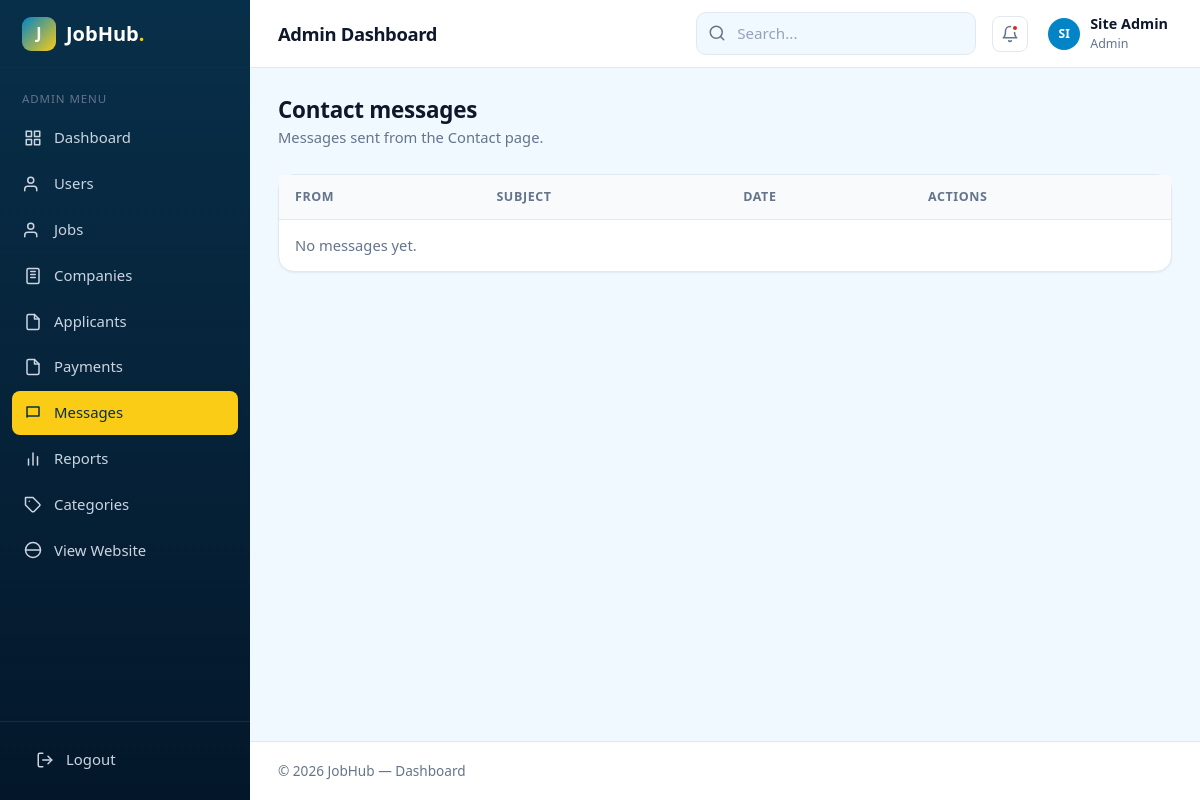
/admin/messages.php (signed in), run on an earlier commit of the app's database.
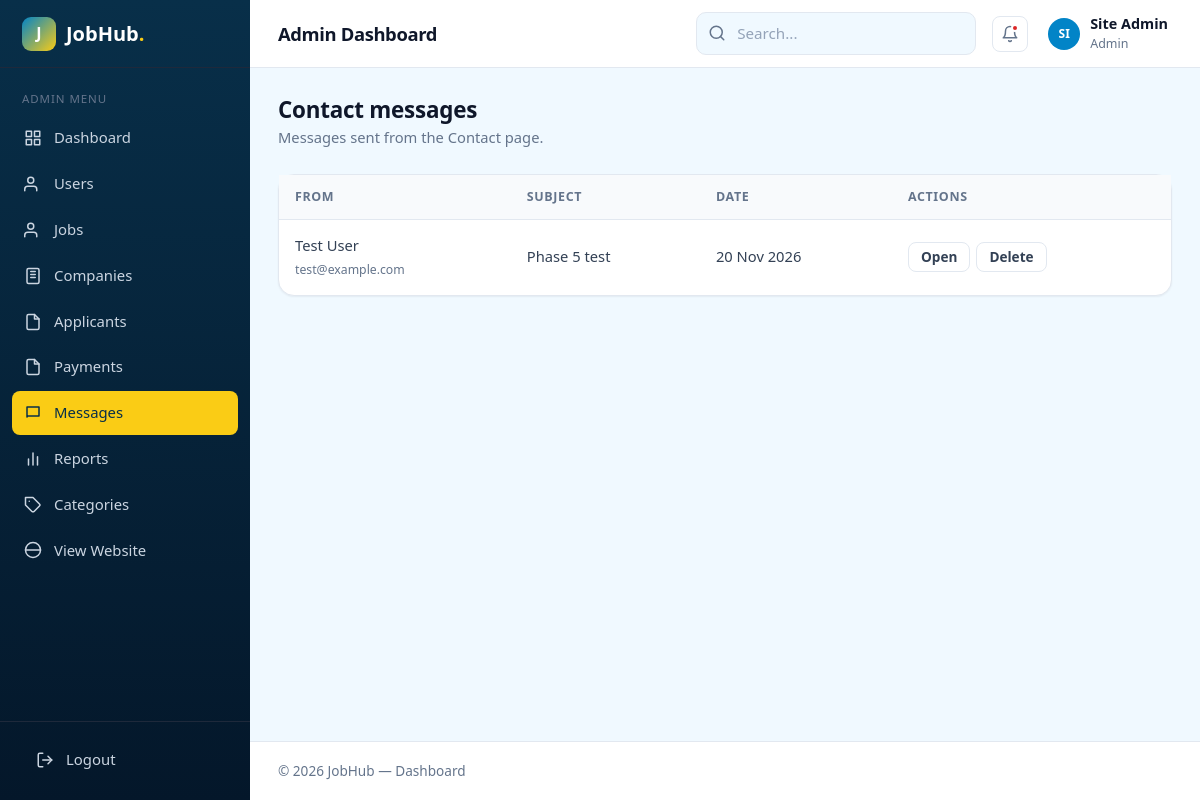
And on a later commit of the database.
### tables this page shows
CREATE TABLE `contact_messages` (
  `id` int UNSIGNED NOT NULL,
  `name` varchar(100) NOT NULL,
  `email` varchar(150) NOT NULL,
  `subject` varchar(150) DEFAULT NULL,
  `message` text NOT NULL,
  `is_read` tinyint(1) NOT NULL DEFAULT '0',
  `created_at` timestamp NOT NULL DEFAULT CURRENT_TIMESTAMP
);

### admin/messages.php (the view, shortened to what this page needs)
<?php
include('../dbconfig.php');
$messages = $conn->query("SELECT * FROM contact_messages ORDER BY id DESC");
?>
<!DOCTYPE html>
<html lang="en">
<head>
  <link rel="stylesheet" href="../assets/css/style.css?v=2">
</head>
<body class="dash-body">
<?php include('include/leftbar.php'); ?>
<?php include('include/header.php'); ?>
<main class="dash-content">
  <div class="page-actions"><div><h2>Contact messages</h2><p>Messages sent from the Contact page.</p></div></div>
  <div class="card">
    <div class="table-wrap">
      <table class="table">
        <thead><tr><th>From</th><th>Subject</th><th>Date</th><th>Actions</th></tr></thead>
        <tbody>
        <?php if ($messages->num_rows == 0) { ?><tr><td colspan="4" class="muted">No messages yet.</td></tr><?php } ?>
        <?php while ($m = $messages->fetch_assoc()) { ?>
          <tr>
            <td><?php echo htmlspecialchars($m['name']); ?><br><small class="muted"><?php echo htmlspecialchars($m['email']); ?></small></td>
            <td><?php echo htmlspecialchars($m['subject'] ? $m['subject'] : '(no subject)'); ?></td>
            <td><?php echo date('d M Y', strtotime($m['created_at'])); ?></td>
            <td><div class="actions">
              <a class="btn btn-sm btn-light" href="messages.php?view=<?php echo $m['id']; ?>">Open</a>
              <a class="btn btn-sm btn-light" href="messages.php?delete=<?php echo $m['id']; ?>" onclick="return confirm('Delete this message?')">Delete</a>
            </div></td>
          </tr>
        <?php } ?>
        </tbody>
      </table>
    </div>
  </div>
</main>
<?php include('include/footer.php'); ?>
</div>
</body>
</html>

What changed in the data, as far as the page shows it:
added contact_messages: name "Test User", email "test@example.com", subject "Phase 5 test", created_at "20 Nov 2026"
Also different on the page:
text no longer shown: "No messages yet."
